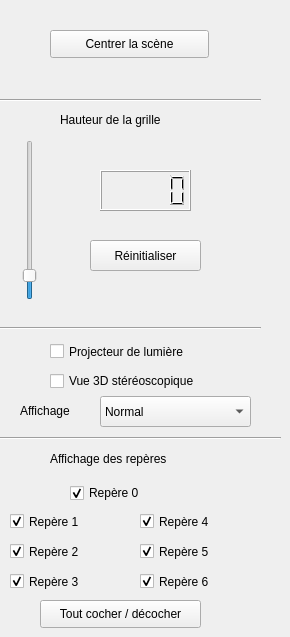
  <widget class="QWidget" name="tab_1">
   <attribute name="title">
    <string>Vue Générale</string>
   </attribute>
   <widget class="Line" name="line">
    <property name="geometry">
     <rect>
      <x>0</x>
      <y>90</y>
      <width>261</width>
      <height>20</height>
     </rect>
    </property>
    <property name="orientation">
     <enum>Qt::Horizontal</enum>
    </property>
   </widget>
   <widget class="QPushButton" name="pushButton">
    <property name="geometry">
     <rect>
      <x>50</x>
      <y>30</y>
      <width>159</width>
      <height>28</height>
     </rect>
    </property>
    <property name="text">
     <string>Centrer la scène</string>
    </property>
   </widget>
   <widget class="QLabel" name="label">
    <property name="geometry">
     <rect>
      <x>60</x>
      <y>110</y>
      <width>131</width>
      <height>20</height>
     </rect>
    </property>
    <property name="text">
     <string>Hauteur de la grille</string>
    </property>
   </widget>
   <widget class="QSlider" name="verticalSlider">
    <property name="geometry">
     <rect>
      <x>20</x>
      <y>140</y>
      <width>19</width>
      <height>160</height>
     </rect>
    </property>
    <property name="minimum">
     <number>-290</number>
    </property>
    <property name="maximum">
     <number>2140</number>
    </property>
    <property name="singleStep">
     <number>0</number>
    </property>
    <property name="sliderPosition">
     <number>0</number>
    </property>
    <property name="orientation">
     <enum>Qt::Vertical</enum>
    </property>
   </widget>
   <widget class="QLCDNumber" name="lcdNumber">
    <property name="geometry">
     <rect>
      <x>100</x>
      <y>170</y>
      <width>91</width>
      <height>41</height>
     </rect>
    </property>
   </widget>
   <widget class="QPushButton" name="pushButton_2">
    <property name="geometry">
     <rect>
      <x>90</x>
      <y>240</y>
      <width>111</width>
      <height>31</height>
     </rect>
    </property>
    <property name="text">
     <string>Réinitialiser</string>
    </property>
   </widget>
   <widget class="Line" name="line_2">
    <property name="geometry">
     <rect>
      <x>0</x>
      <y>320</y>
      <width>261</width>
      <height>16</height>
     </rect>
    </property>
    <property name="orientation">
     <enum>Qt::Horizontal</enum>
    </property>
   </widget>
   <widget class="QCheckBox" name="light_proj">
    <property name="geometry">
     <rect>
      <x>50</x>
      <y>340</y>
      <width>171</width>
      <height>23</height>
     </rect>
    </property>
    <property name="text">
     <string>Projecteur de lumière</string>
    </property>
    <property name="checked">
     <bool>false</bool>
    </property>
   </widget>
   <widget class="Line" name="line_7">
    <property name="geometry">
     <rect>
      <x>0</x>
      <y>430</y>
      <width>281</width>
      <height>16</height>
     </rect>
    </property>
    <property name="orientation">
     <enum>Qt::Horizontal</enum>
    </property>
   </widget>
   <widget class="QCheckBox" name="checkBox_3">
    <property name="geometry">
     <rect>
      <x>70</x>
      <y>483</y>
      <width>93</width>
      <height>20</height>
     </rect>
    </property>
    <property name="text">
     <string>Repère 0</string>
    </property>
    <property name="checked">
     <bool>true</bool>
    </property>
   </widget>
   <widget class="QLabel" name="label_20">
    <property name="geometry">
     <rect>
      <x>50</x>
      <y>450</y>
      <width>141</width>
      <height>18</height>
     </rect>
    </property>
    <property name="text">
     <string>Affichage des repères</string>
    </property>
   </widget>
   <widget class="QCheckBox" name="checkBox_4">
    <property name="geometry">
     <rect>
      <x>10</x>
      <y>510</y>
      <width>93</width>
      <height>23</height>
     </rect>
    </property>
    <property name="text">
     <string>Repère 1</string>
    </property>
    <property name="checked">
     <bool>true</bool>
    </property>
   </widget>
   <widget class="QCheckBox" name="checkBox_5">
    <property name="geometry">
     <rect>
      <x>10</x>
      <y>540</y>
      <width>93</width>
      <height>23</height>
     </rect>
    </property>
    <property name="text">
     <string>Repère 2</string>
    </property>
    <property name="checked">
     <bool>true</bool>
    </property>
   </widget>
   <widget class="QCheckBox" name="checkBox_6">
    <property name="geometry">
     <rect>
      <x>140</x>
      <y>510</y>
      <width>93</width>
      <height>23</height>
     </rect>
    </property>
    <property name="text">
     <string>Repère 4</string>
    </property>
    <property name="checked">
     <bool>true</bool>
    </property>
   </widget>
   <widget class="QCheckBox" name="checkBox_7">
    <property name="geometry">
     <rect>
      <x>140</x>
      <y>540</y>
      <width>93</width>
      <height>23</height>
     </rect>
    </property>
    <property name="text">
     <string>Repère 5</string>
    </property>
    <property name="checked">
     <bool>true</bool>
    </property>
   </widget>
   <widget class="QCheckBox" name="checkBox_8">
    <property name="geometry">
     <rect>
      <x>10</x>
      <y>570</y>
      <width>93</width>
      <height>23</height>
     </rect>
    </property>
    <property name="text">
     <string>Repère 3</string>
    </property>
    <property name="checked">
     <bool>true</bool>
    </property>
    <property name="autoRepeatInterval">
     <number>100</number>
    </property>
   </widget>
   <widget class="QCheckBox" name="checkBox_9">
    <property name="geometry">
     <rect>
      <x>140</x>
      <y>570</y>
      <width>93</width>
      <height>23</height>
     </rect>
    </property>
    <property name="text">
     <string>Repère 6</string>
    </property>
    <property name="checked">
     <bool>true</bool>
    </property>
   </widget>
   <widget class="QPushButton" name="toutCocher">
    <property name="geometry">
     <rect>
      <x>40</x>
      <y>600</y>
      <width>161</width>
      <height>28</height>
     </rect>
    </property>
    <property name="text">
     <string>Tout cocher / décocher</string>
    </property>
   </widget>
   <widget class="QComboBox" name="display_mode">
    <property name="geometry">
     <rect>
      <x>100</x>
      <y>396</y>
      <width>151</width>
      <height>31</height>
     </rect>
    </property>
    <item>
     <property name="text">
      <string>Normal</string>
     </property>
    </item>
    <item>
     <property name="text">
      <string>Fil de fer</string>
     </property>
    </item>
    <item>
     <property name="text">
      <string>Points</string>
     </property>
    </item>
    <item>
     <property name="text">
      <string>Bbox</string>
     </property>
    </item>
    <item>
     <property name="text">
      <string>3D</string>
     </property>
    </item>
   </widget>
   <widget class="QLabel" name="label_25">
    <property name="geometry">
     <rect>
      <x>20</x>
      <y>400</y>
      <width>81</width>
      <height>21</height>
     </rect>
    </property>
    <property name="text">
     <string>Affichage</string>
    </property>
   </widget>
   <widget class="QCheckBox" name="set3D">
    <property name="geometry">
     <rect>
      <x>50</x>
      <y>370</y>
      <width>181</width>
      <height>22</height>
     </rect>
    </property>
    <property name="text">
     <string>Vue 3D stéréoscopique</string>
    </property>
   </widget>
  </widget>
